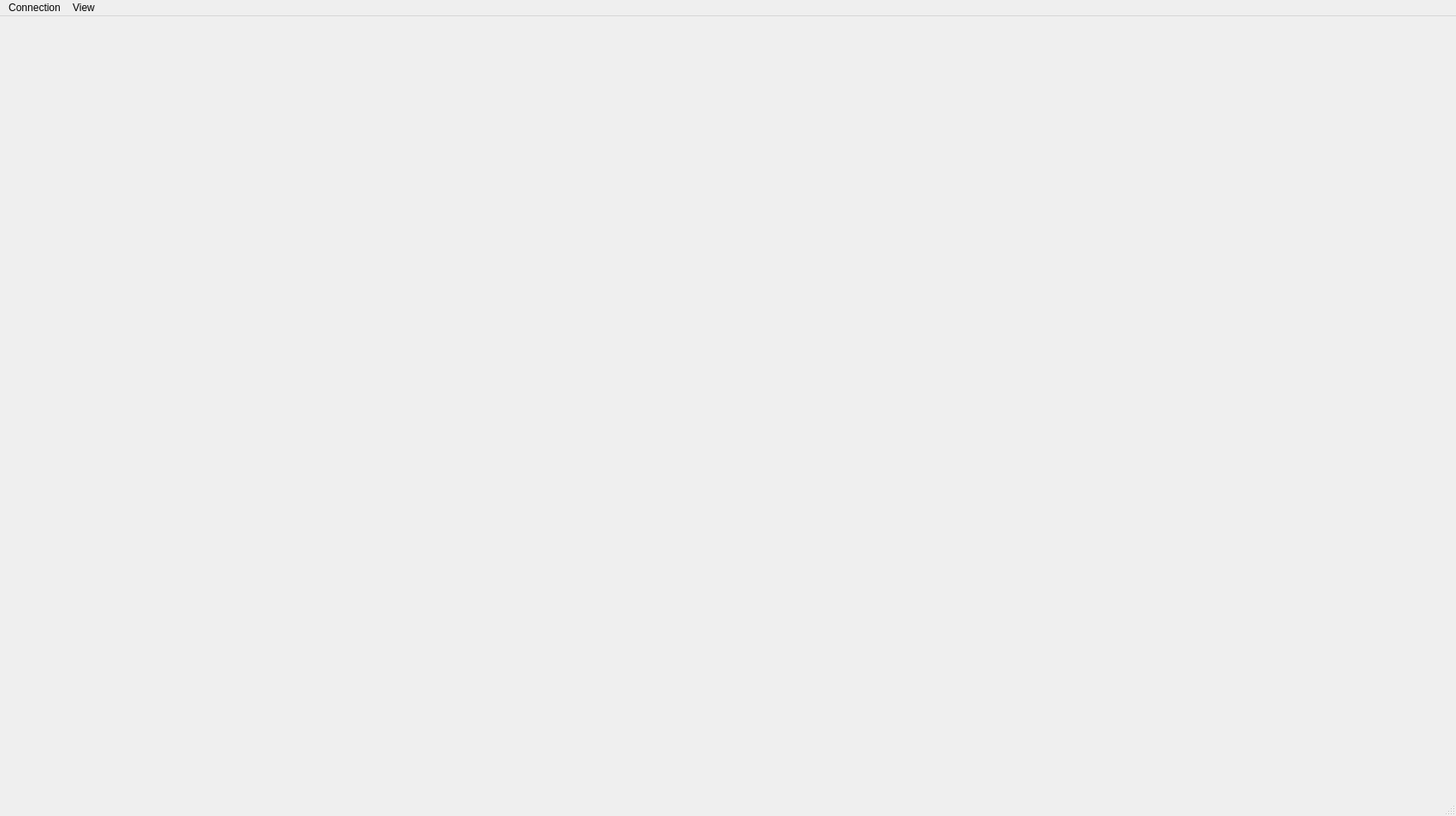
<?xml version="1.0" encoding="UTF-8"?>
<ui version="4.0">
 <class>SateMainWindow</class>
 <widget class="QMainWindow" name="SateMainWindow">
  <property name="geometry">
   <rect>
    <x>0</x>
    <y>0</y>
    <width>1704</width>
    <height>955</height>
   </rect>
  </property>
  <property name="windowTitle">
   <string>SATE</string>
  </property>
  <property name="windowIcon">
   <iconset resource="sate_resources.qrc">
    <normaloff>:/img/icons/sate.png</normaloff>:/img/icons/sate.png</iconset>
  </property>
  <widget class="QWidget" name="centralwidget"/>
  <widget class="QMenuBar" name="menubar">
   <property name="geometry">
    <rect>
     <x>0</x>
     <y>0</y>
     <width>1704</width>
     <height>24</height>
    </rect>
   </property>
   <widget class="QMenu" name="menuView">
    <property name="title">
     <string>View</string>
    </property>
    <addaction name="actionDarkMode"/>
    <addaction name="actionLightMode"/>
    <addaction name="actionTouchMode"/>
    <addaction name="separator"/>
   </widget>
   <widget class="QMenu" name="menuConnection">
    <property name="title">
     <string>Connection</string>
    </property>
    <addaction name="actionConnect"/>
    <addaction name="actionDisconnect"/>
    <addaction name="separator"/>
    <addaction name="actionOpenObject"/>
    <addaction name="separator"/>
    <addaction name="actionClearAndQuit"/>
    <addaction name="actionQuit"/>
   </widget>
   <addaction name="menuConnection"/>
   <addaction name="menuView"/>
  </widget>
  <widget class="QStatusBar" name="statusbar"/>
  <action name="actionDarkMode">
   <property name="checkable">
    <bool>true</bool>
   </property>
   <property name="checked">
    <bool>false</bool>
   </property>
   <property name="text">
    <string>Dark Mode</string>
   </property>
   <property name="shortcut">
    <string>Ctrl+Shift+D</string>
   </property>
  </action>
  <action name="actionLightMode">
   <property name="checkable">
    <bool>true</bool>
   </property>
   <property name="text">
    <string>Light Mode</string>
   </property>
   <property name="shortcut">
    <string>Ctrl+Shift+L</string>
   </property>
  </action>
  <action name="actionConnect">
   <property name="text">
    <string>Connect...</string>
   </property>
  </action>
  <action name="actionConnectWs">
   <property name="text">
    <string>Connect websocket...</string>
   </property>
  </action>
  <action name="actionDisconnect">
   <property name="text">
    <string>Disconnect</string>
   </property>
  </action>
  <action name="actionQuit">
   <property name="text">
    <string>Quit</string>
   </property>
   <property name="toolTip">
    <string>Quit Sate</string>
   </property>
   <property name="shortcut">
    <string>Ctrl+Q</string>
   </property>
  </action>
  <action name="actionOpenObject">
   <property name="text">
    <string>Open Object...</string>
   </property>
   <property name="toolTip">
    <string>Deserialize object from XML or JSON file.</string>
   </property>
   <property name="shortcut">
    <string>Ctrl+O</string>
   </property>
  </action>
  <action name="actionTouchMode">
   <property name="checkable">
    <bool>true</bool>
   </property>
   <property name="text">
    <string>Touch Mode</string>
   </property>
   <property name="shortcut">
    <string>Ctrl+Shift+T</string>
   </property>
  </action>
  <action name="actionClearAndQuit">
   <property name="text">
    <string>Clear settings and quit...</string>
   </property>
  </action>
 </widget>
 <resources>
  <include location="sate_resources.qrc"/>
 </resources>
 <connections/>
</ui>
